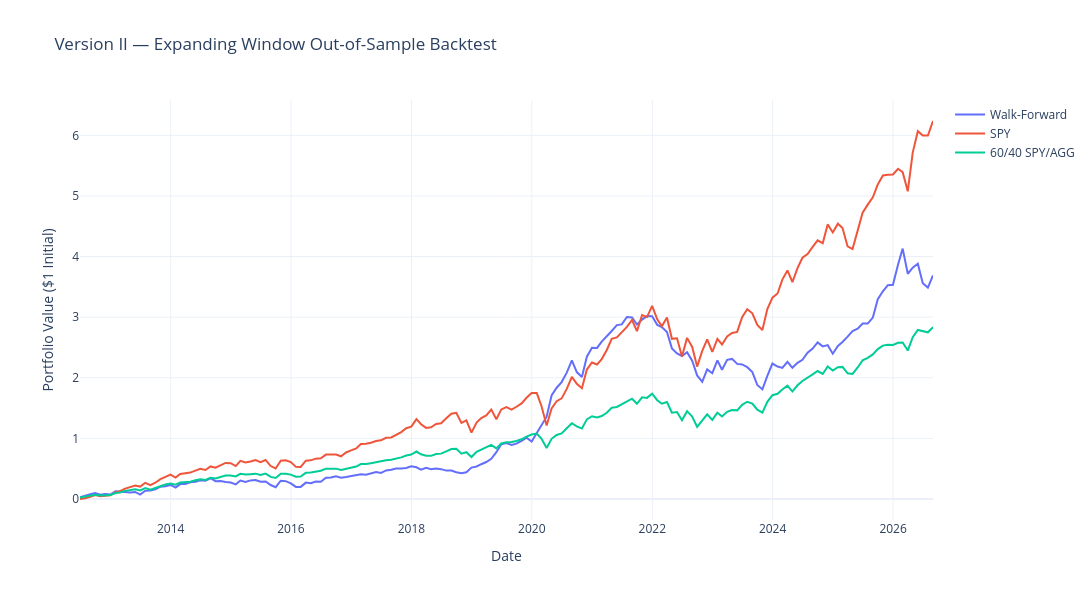
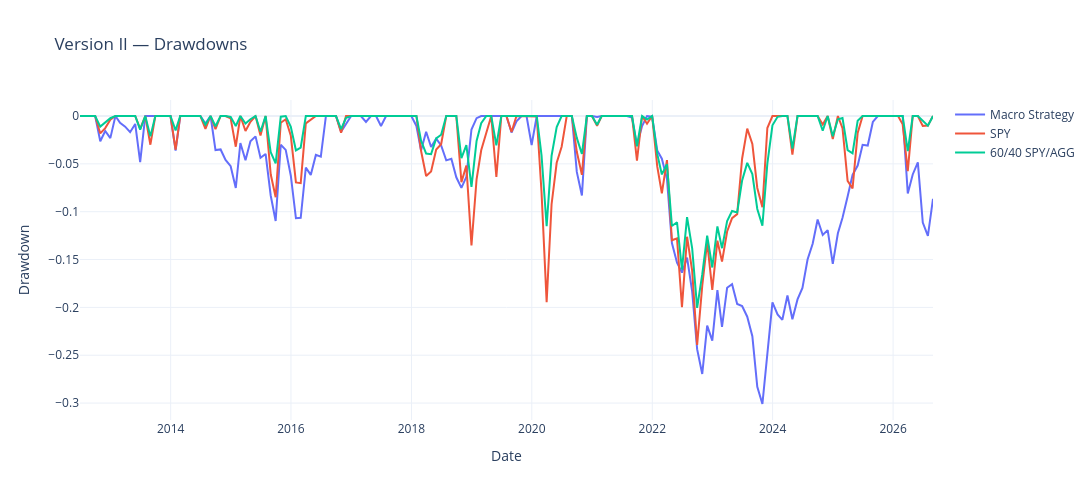
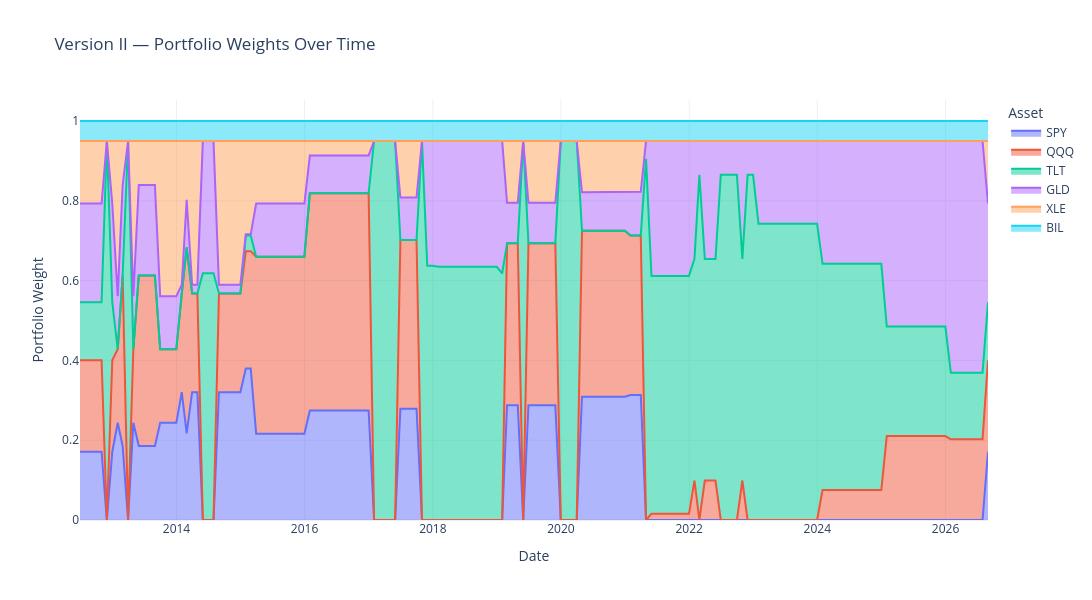

The notebook cell saved with these charts, in order:
### Code cell
perf_v2 = pd.DataFrame([
    performance_summary(wf_portfolio_return, monthly_returns["BIL"], "Macro Strategy (Expanding Window)"),
    performance_summary(spy_eval_returns, monthly_returns["BIL"], "SPY Buy & Hold"),
    performance_summary(sixty_forty_eval_return, monthly_returns["BIL"], "60/40 SPY/AGG")
])
print("\nPerformance Summary — Version II (Expanding Window):")
print(perf_v2.round(4))

regime_returns_v2 = pd.DataFrame(index=wf_portfolio_return.index)
regime_returns_v2["Strategy Return"] = wf_portfolio_return
regime_returns_v2["SPY_Return"] = spy_eval_returns
regime_returns_v2["60/40 Return"] = sixty_forty_eval_return
regime_returns_v2["regime"] = macro["regime"]

regime_perf_v2 = regime_returns_v2.groupby("regime")[["Strategy Return", "SPY_Return", "60/40 Return"]].apply(
    lambda g: g.apply(geo_annualize)
)
print("\nAnnualized Returns by Regime — Version II:")
print(regime_perf_v2)

fig = go.Figure()
fig.add_trace(go.Scatter(x=wf_cumulative_return.index, y=wf_cumulative_return, mode="lines", name="Walk-Forward"))
fig.add_trace(go.Scatter(x=spy_cumulative_return_wf.index, y=spy_cumulative_return_wf, mode="lines", name="SPY"))
fig.add_trace(go.Scatter(x=sixty_forty_cumulative_return.index, y=sixty_forty_cumulative_return, mode="lines", name="60/40 SPY/AGG"))

fig.update_layout(
    title="Version II — Expanding Window Out-of-Sample Backtest",
    xaxis_title="Date", yaxis_title="Portfolio Value ($1 Initial)",
    template="plotly_white", width=1100, height=600
)
fig.show(render="png")

dd_strategy_v2 = drawdown_series(wf_cumulative_return)
dd_spy_v2 = drawdown_series(spy_cumulative_return_wf)
dd_sixty_forty_v2 = drawdown_series(sixty_forty_cumulative_return)

fig = go.Figure()
fig.add_trace(go.Scatter(x=dd_strategy_v2.index, y=dd_strategy_v2, mode="lines", name="Macro Strategy"))
fig.add_trace(go.Scatter(x=dd_spy_v2.index, y=dd_spy_v2, mode="lines", name="SPY"))
fig.add_trace(go.Scatter(x=dd_sixty_forty_v2.index, y=dd_sixty_forty_v2, mode="lines", name="60/40 SPY/AGG"))
fig.update_layout(
    title="Version II — Drawdowns",
    xaxis_title="Date", yaxis_title="Drawdown",
    template="plotly_white", width=1100, height=500
)
fig.show(render="png")

weights_long_v2 = test_weights_wf.reset_index(names="Date").melt(id_vars="Date", var_name="Asset", value_name="Weight")
fig = px.area(weights_long_v2, x="Date", y="Weight", color="Asset", title="Version II — Portfolio Weights Over Time")
fig.update_layout(template="plotly_white", width=1100, height=600, yaxis_title="Portfolio Weight")
fig.show(render="png")

### Figure 1 — Plotly figure (JSON) as saved in the notebook; plotly's stock layout.template omitted (floating-point values rounded to 4 significant figures; data arrays with more than 128 entries replaced by an {"elided": "..."} marker saying what was removed)
{"data": [{"mode": "lines", "name": "Walk-Forward", "type": "scatter", "x": {"elided": "171 str values"}, "y": {"elided": "171 float values"}}, {"mode": "lines", "name": "SPY", "type": "scatter", "x": {"elided": "171 str values"}, "y": {"elided": "171 float values"}}, {"mode": "lines", "name": "60/40 SPY/AGG", "type": "scatter", "x": {"elided": "171 str values"}, "y": {"elided": "171 float values"}}], "layout": {"height": 600, "title": {"text": "Version II — Expanding Window Out-of-Sample Backtest"}, "width": 1100, "xaxis": {"title": {"text": "Date"}}, "yaxis": {"title": {"text": "Portfolio Value ($1 Initial)"}}}}

### Figure 2 — Plotly figure (JSON) as saved in the notebook; plotly's stock layout.template omitted (floating-point values rounded to 4 significant figures; data arrays with more than 128 entries replaced by an {"elided": "..."} marker saying what was removed)
{"data": [{"mode": "lines", "name": "Macro Strategy", "type": "scatter", "x": {"elided": "171 str values"}, "y": {"elided": "171 float values"}}, {"mode": "lines", "name": "SPY", "type": "scatter", "x": {"elided": "171 str values"}, "y": {"elided": "171 float values"}}, {"mode": "lines", "name": "60/40 SPY/AGG", "type": "scatter", "x": {"elided": "171 str values"}, "y": {"elided": "171 float values"}}], "layout": {"height": 500, "title": {"text": "Version II — Drawdowns"}, "width": 1100, "xaxis": {"title": {"text": "Date"}}, "yaxis": {"title": {"text": "Drawdown"}}}}

### Figure 3 — Plotly figure (JSON) as saved in the notebook; plotly's stock layout.template omitted (floating-point values rounded to 4 significant figures; data arrays with more than 128 entries replaced by an {"elided": "..."} marker saying what was removed)
{"data": [{"fillpattern": {"shape": ""}, "hovertemplate": "Asset=SPY<br>Date=%{x}<br>Weight=%{y}<extra></extra>", "legendgroup": "SPY", "line": {"color": "#636efa"}, "marker": {"symbol": "circle"}, "mode": "lines", "name": "SPY", "orientation": "v", "showlegend": true, "stackgroup": "1", "type": "scatter", "x": {"elided": "171 str values"}, "xaxis": "x", "y": {"elided": "171 float values"}, "yaxis": "y"}, {"fillpattern": {"shape": ""}, "hovertemplate": "Asset=QQQ<br>Date=%{x}<br>Weight=%{y}<extra></extra>", "legendgroup": "QQQ", "line": {"color": "#EF553B"}, "marker": {"symbol": "circle"}, "mode": "lines", "name": "QQQ", "orientation": "v", "showlegend": true, "stackgroup": "1", "type": "scatter", "x": {"elided": "171 str values"}, "xaxis": "x", "y": {"elided": "171 float values"}, "yaxis": "y"}, {"fillpattern": {"shape": ""}, "hovertemplate": "Asset=TLT<br>Date=%{x}<br>Weight=%{y}<extra></extra>", "legendgroup": "TLT", "line": {"color": "#00cc96"}, "marker": {"symbol": "circle"}, "mode": "lines", "name": "TLT", "orientation": "v", "showlegend": true, "stackgroup": "1", "type": "scatter", "x": {"elided": "171 str values"}, "xaxis": "x", "y": {"elided": "171 float values"}, "yaxis": "y"}, {"fillpattern": {"shape": ""}, "hovertemplate": "Asset=GLD<br>Date=%{x}<br>Weight=%{y}<extra></extra>", "legendgroup": "GLD", "line": {"color": "#ab63fa"}, "marker": {"symbol": "circle"}, "mode": "lines", "name": "GLD", "orientation": "v", "showlegend": true, "stackgroup": "1", "type": "scatter", "x": {"elided": "171 str values"}, "xaxis": "x", "y": {"elided": "171 float values"}, "yaxis": "y"}, {"fillpattern": {"shape": ""}, "hovertemplate": "Asset=XLE<br>Date=%{x}<br>Weight=%{y}<extra></extra>", "legendgroup": "XLE", "line": {"color": "#FFA15A"}, "marker": {"symbol": "circle"}, "mode": "lines", "name": "XLE", "orientation": "v", "showlegend": true, "stackgroup": "1", "type": "scatter", "x": {"elided": "171 str values"}, "xaxis": "x", "y": {"elided": "171 float values"}, "yaxis": "y"}, {"fillpattern": {"shape": ""}, "hovertemplate": "Asset=BIL<br>Date=%{x}<br>Weight=%{y}<extra></extra>", "legendgroup": "BIL", "line": {"color": "#19d3f3"}, "marker": {"symbol": "circle"}, "mode": "lines", "name": "BIL", "orientation": "v", "showlegend": true, "stackgroup": "1", "type": "scatter", "x": {"elided": "171 str values"}, "xaxis": "x", "y": {"elided": "171 float values"}, "yaxis": "y"}], "layout": {"height": 600, "legend": {"title": {"text": "Asset"}, "tracegroupgap": 0}, "title": {"text": "Version II — Portfolio Weights Over Time"}, "width": 1100, "xaxis": {"anchor": "y", "domain": [0, 1], "title": {"text": "Date"}}, "yaxis": {"anchor": "x", "domain": [0, 1], "title": {"text": "Portfolio Weight"}}}}
